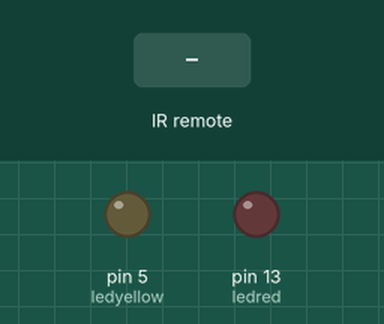
Simulated run of this sketch. Board: Arduino Uno, built with avr-gcc and run on an emulated ATmega328P. Shown: output pins drawn as LEDs (lit = HIGH). The test bench sets the inputs (shaded band).

Above: at 1.2 s.
1.3 s: infrared code 0x4104887 received
At 1.6 s:
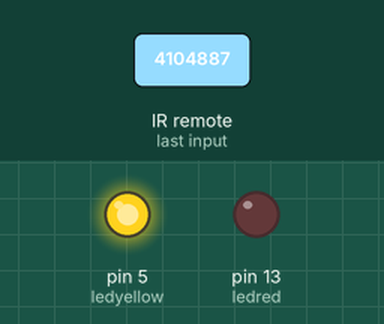
2.8 s: infrared code 0x41048B7 received
At 4.3 s:
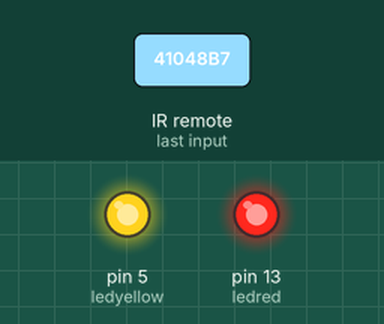
Timing chart, 0 to 5.8 s (numbered marks = the images above; inputs shaded):
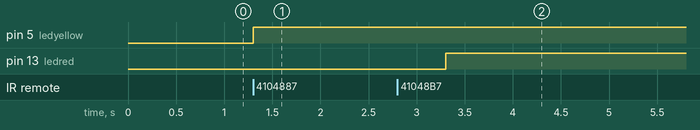

The sketch:

telecommande_pour_les_led.ino
```cpp
// Include IR Remote Library by ken shirriff
#include<IRremote.h>

//  define sensor pin
const int RECV_PIN = 11;

// define LED pin constants
int ledyellow = 5;
int ledred = 13;
// define integer to remember toggle state

int togglestate = 0;

// define IR Receiver and results objects

IRrecv irrecv(RECV_PIN);
decode_results results;

void setup() {
  // enable the IR receiver
  irrecv.enableIRIn();

  // set LED pins as OUTPUT

  pinMode(ledyellow, OUTPUT);
  pinMode(ledred, OUTPUT);

}

void loop() {
if (irrecv.decode(&results))
{
  switch(results.value)
  {
    case 0x4104887:
    digitalWrite(ledyellow, HIGH);
    delay(2000);
   // digitalWrite(ledyellow, LOW);
    break;

      case 0x41048B7:
    if (togglestate==0)
    {
      digitalWrite(ledred,HIGH);
      togglestate=1;
      }
    else{
      digitalWrite(ledred,LOW);
      togglestate=0;
      }
      break;
    }
    }
  irrecv.resume();
  }
```

Measured:
- after the input at 1.3 s, pin 5 (ledyellow): LOW → HIGH at once
- after the input at 2.8 s, pin 13 (ledred): LOW → HIGH after 0.50 s
